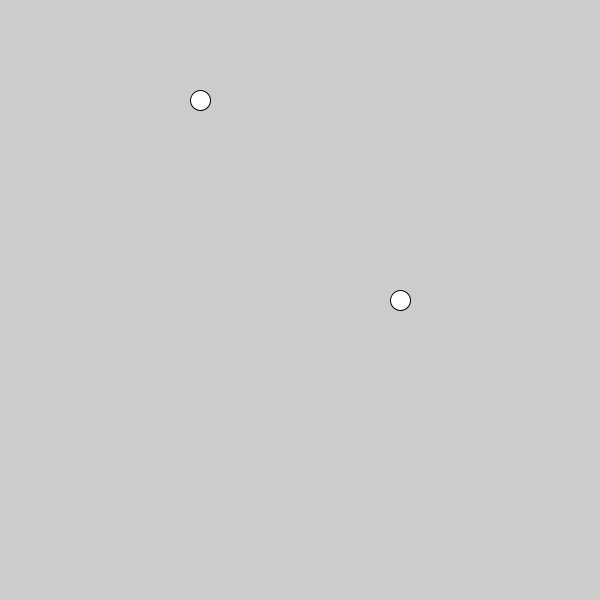
Frame 1 (no input)
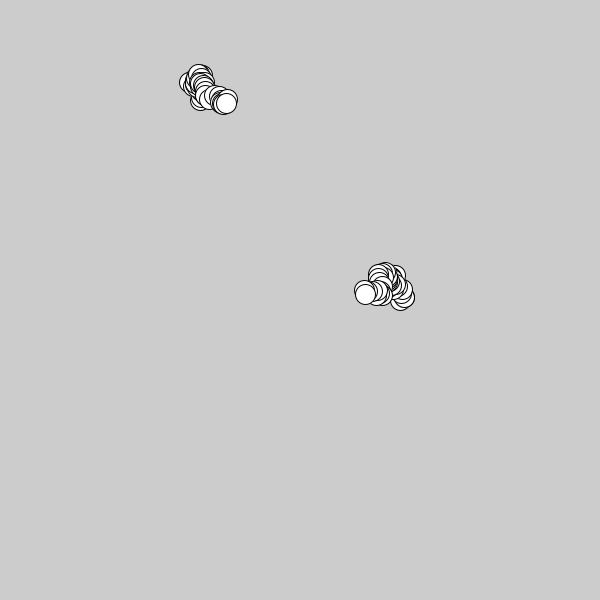
Frame 60 (the mouse pressed at the canvas centre just before this capture)
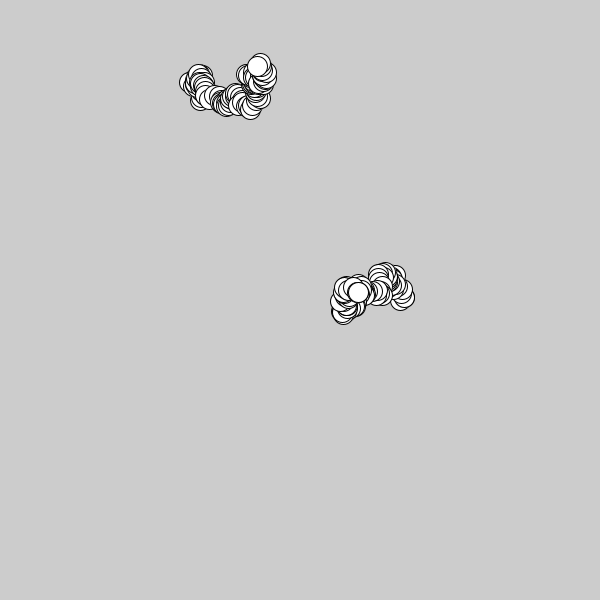
Frame 120 (the mouse held since frame 60 and released just before this capture)

The Processing sketch that drew these frames (run headless with seeded random() and noise(); from frame 60 on, the mouse is pressed at the canvas centre):

// Processing sketch: ArrayObjects
// ── ArrayObjects.pde
Walker w1;
Walker w2;

void setup()
{
  size(600, 600);
  w1 = new Walker(200, 100);
  w2 = new Walker(400, 300);
}

void draw()
{
  w1.display();
  w2.display();
  
  w1.walk();
  w2.walk();
}

// ── Walker.pde
class Walker
{
  //Variables/data associated with each Walker object
  float x;
  float y;
  int s;
  
  //Initialization function - initializes each Walker object
  Walker(float x0, float y0)
  {    
    //Option 1: Hard coding default values
    //x = width/2;
    //y = height/2;
    
    //Option 2: Pass values as parameters
    x = x0;
    y = y0;
    s = 20;
  }
  
  void display()
  {
    ellipse(x, y, s, s);
  }
  
  void walk()
  {
    float randX = random(-5, 5);
    float randY = random(-5, 5);
    
    x += randX;
    y += randY;
  }
}
